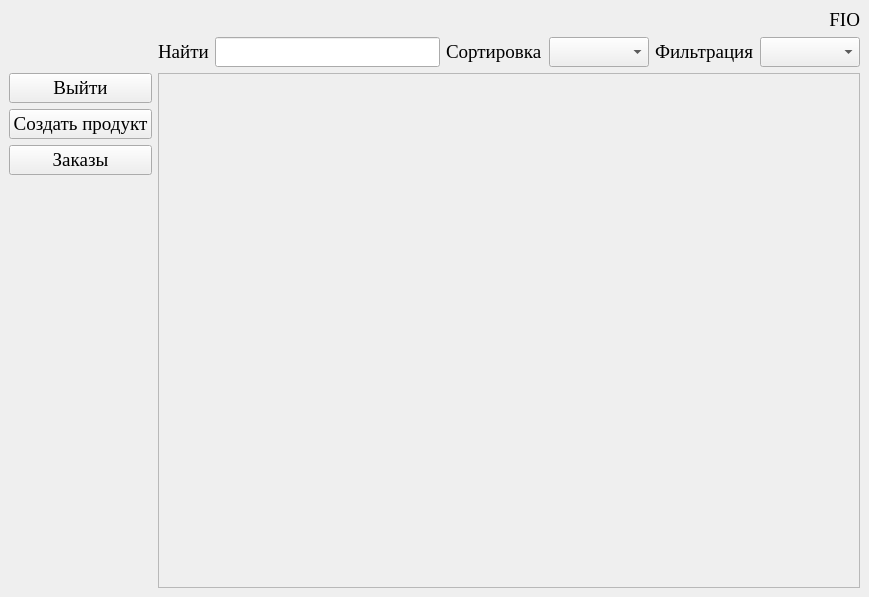
<?xml version="1.0" encoding="UTF-8"?>
<ui version="4.0">
 <class>ProductsWindow</class>
 <widget class="QMainWindow" name="ProductsWindow">
  <property name="geometry">
   <rect>
    <x>0</x>
    <y>0</y>
    <width>869</width>
    <height>597</height>
   </rect>
  </property>
  <property name="font">
   <font>
    <family>Times New Roman</family>
    <pointsize>14</pointsize>
   </font>
  </property>
  <property name="windowTitle">
   <string>Продукты</string>
  </property>
  <property name="windowIcon">
   <iconset>
    <normaloff>../../../../../../../time/import/icon.ico</normaloff>../../../../../../../time/import/icon.ico</iconset>
  </property>
  <widget class="QWidget" name="centralwidget">
   <layout class="QGridLayout" name="gridLayout">
    <item row="3" column="1">
     <widget class="QScrollArea" name="scrollArea">
      <property name="widgetResizable">
       <bool>true</bool>
      </property>
      <widget class="QWidget" name="scrollAreaWidgetContents">
       <property name="geometry">
        <rect>
         <x>0</x>
         <y>0</y>
         <width>697</width>
         <height>515</height>
        </rect>
       </property>
       <layout class="QVBoxLayout" name="verticalLayout_3"/>
      </widget>
     </widget>
    </item>
    <item row="0" column="1">
     <widget class="QLabel" name="FIO">
      <property name="text">
       <string>FIO</string>
      </property>
      <property name="alignment">
       <set>Qt::AlignRight|Qt::AlignTrailing|Qt::AlignVCenter</set>
      </property>
     </widget>
    </item>
    <item row="3" column="0">
     <layout class="QVBoxLayout" name="verticalLayout_2">
      <item>
       <widget class="QPushButton" name="Exit">
        <property name="text">
         <string>Выйти</string>
        </property>
       </widget>
      </item>
      <item>
       <widget class="QPushButton" name="CreateProduct">
        <property name="text">
         <string>Создать продукт</string>
        </property>
       </widget>
      </item>
      <item>
       <widget class="QPushButton" name="Orders">
        <property name="text">
         <string>Заказы</string>
        </property>
       </widget>
      </item>
      <item>
       <spacer name="verticalSpacer">
        <property name="orientation">
         <enum>Qt::Vertical</enum>
        </property>
        <property name="sizeHint" stdset="0">
         <size>
          <width>20</width>
          <height>40</height>
         </size>
        </property>
       </spacer>
      </item>
     </layout>
    </item>
    <item row="1" column="1">
     <layout class="QHBoxLayout" name="horizontalLayout">
      <item>
       <widget class="QLabel" name="label">
        <property name="text">
         <string>Найти</string>
        </property>
       </widget>
      </item>
      <item>
       <widget class="QLineEdit" name="Search"/>
      </item>
      <item>
       <widget class="QLabel" name="label_2">
        <property name="text">
         <string>Сортировка</string>
        </property>
       </widget>
      </item>
      <item>
       <widget class="QComboBox" name="comboBoxSort"/>
      </item>
      <item>
       <widget class="QLabel" name="label_3">
        <property name="text">
         <string>Фильтрация</string>
        </property>
       </widget>
      </item>
      <item>
       <widget class="QComboBox" name="comboBoxFilter"/>
      </item>
     </layout>
    </item>
   </layout>
  </widget>
 </widget>
 <resources/>
 <connections/>
</ui>
